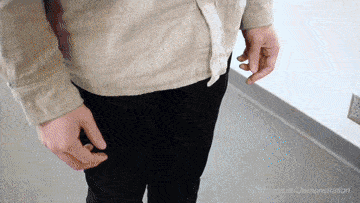
#> input picture media/102.0_highres_col_reduced.gif, 360 x 203 px, found by its file name; its folder holds 4 pictures in this run
$ python rename_resize.py
#> lines starting #> are read from the running program, lines starting #| are printed output that depends on the picture
import os
import uuid
from PIL import Image

def resize_and_save_image(original_path, output_path, scale_factor=None):
    # Load the original image
    with Image.open(original_path) as img:
#> img is the input picture: PIL image 360x203 P; mean R, G, B, A 144.6, 139.3, 137.1, 255
        if scale_factor is not None:
            # Calculate new size as a tuple (new_width, new_height)
            new_size = (img.width // scale_factor, img.height // scale_factor)
            # Resize the image using the LANCZOS filter for high-quality downsampling
            resized_img = img.resize(new_size, Image.Resampling.LANCZOS)
            # Save the resized image
            resized_img.save(output_path)
        else:
            # Save the original image with a new name
            img.save(output_path)

def rename_and_resize_images(directory):
    image_extensions = ['.gif', '.png', '.jpg', '.jpeg', '.bmp', '.tiff', '.webp']
    files = os.listdir(directory)
    image_files = [f for f in files if os.path.splitext(f)[1].lower() in image_extensions]
    image_files.sort()

    for i, filename in enumerate(image_files, start=1):
        old_path = os.path.join(directory, filename)
        extension = os.path.splitext(filename)[1].lower()

        # Full resolution image path
        full_res_filename = f"{i}_1280{extension}"
        full_res_path = os.path.join(directory, full_res_filename)

        # Low resolution image path
        low_res_filename = f"{i}_250{extension}"
        low_res_path = os.path.join(directory, low_res_filename)

        # Save full resolution image
        resize_and_save_image(old_path, full_res_path)

        # Save low resolution image (scale_factor of 5)
        resize_and_save_image(old_path, low_res_path, scale_factor=5)
#> call 2 of resize_and_save_image, with scale_factor = 5
#> in resize_and_save_image (call 2), `resized_img = img.resize(new_size, Image.Resampling.LANCZOS)`:
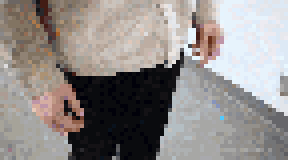
#> resized_img: PIL image 72x40 P (shown 4 times larger); mean R, G, B, A 145, 139.7, 137.6, 255

        print(f"Processed {filename}: Full res -> {full_res_filename}, Low res -> {low_res_filename}")
#> pass 2 of the loop in rename_and_resize_images, `for i, filename in enumerate(image_files, start=1):`:
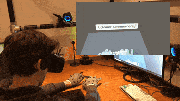
#> input picture media/103.0_lowres_col.gif, 180 x 101 px, found by its file name
#> in resize_and_save_image, img is the input picture: PIL image 180x101 P; mean R, G, B, A 118.7, 87.8, 64.6, 255
#> in resize_and_save_image (call 4), `resized_img = img.resize(new_size, Image.Resampling.LANCZOS)`:
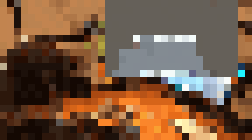
#> resized_img: PIL image 36x20 P (shown 7 times larger); mean R, G, B, A 118.3, 88, 64.9, 255
#> pass 3 of the loop in rename_and_resize_images, `for i, filename in enumerate(image_files, start=1):`:
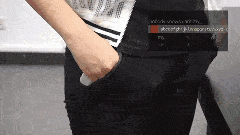
#> input picture media/108.0_lowres_col.gif, 240 x 135 px, found by its file name
#> in resize_and_save_image, img is the input picture: PIL image 240x135 P; mean R, G, B, A 101.6, 94.9, 93.6, 255
#> in resize_and_save_image (call 6), `resized_img = img.resize(new_size, Image.Resampling.LANCZOS)`:
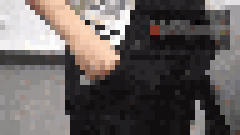
#> resized_img: PIL image 48x27 P (shown 5 times larger); mean R, G, B, A 101.4, 94.5, 93, 255
#> the loop made 4 passes; the first 3 are shown

# Replace 'path/to/your/folder' with the path to the folder containing your images
directory_path = 'H:/Project/textinputvault.github.io/media/'
rename_and_resize_images(directory_path)
